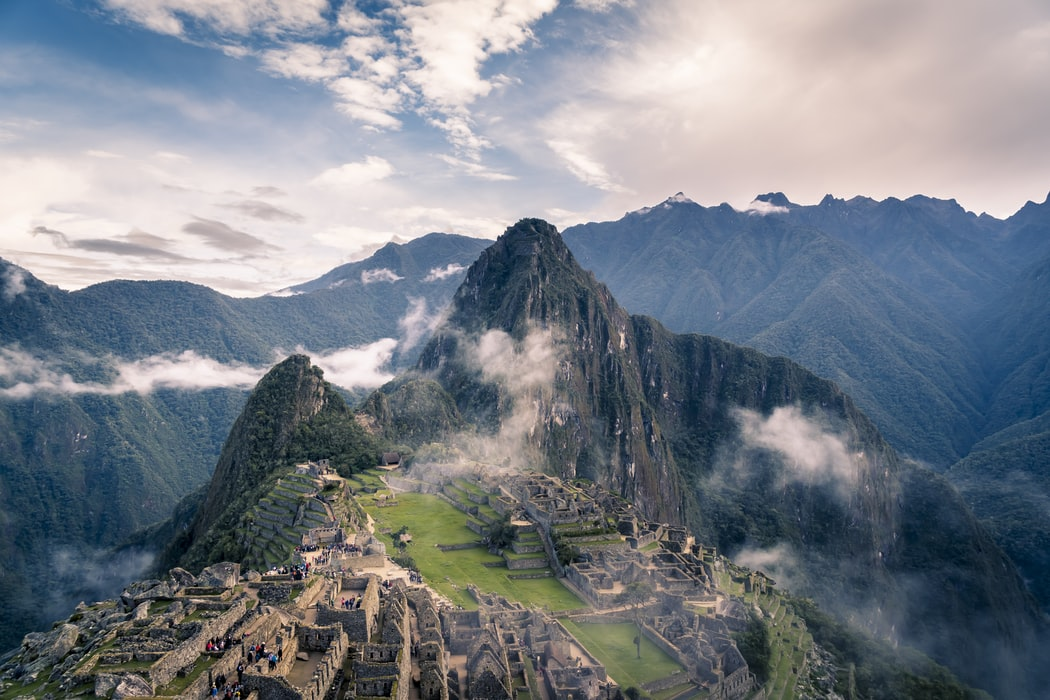
#> input picture python/CICLO 2022-0/CICLO VERANO/Listas/Matrices/macchupicchu.jpg, 1050 x 700 px
$ python ejm12_teo_s10.py
#> lines starting #> are read from the running program, lines starting #| are printed output that depends on the picture
import numpy as np
import  matplotlib.pyplot as plt
from PIL import Image
image = Image.open("macchupicchu.jpg")
#> image is the input picture: PIL image 1050x700 RGB; mean R, G, B 121.7, 127.9, 136.4
matrix=np.array(image)
plt.imshow(matrix[:400])
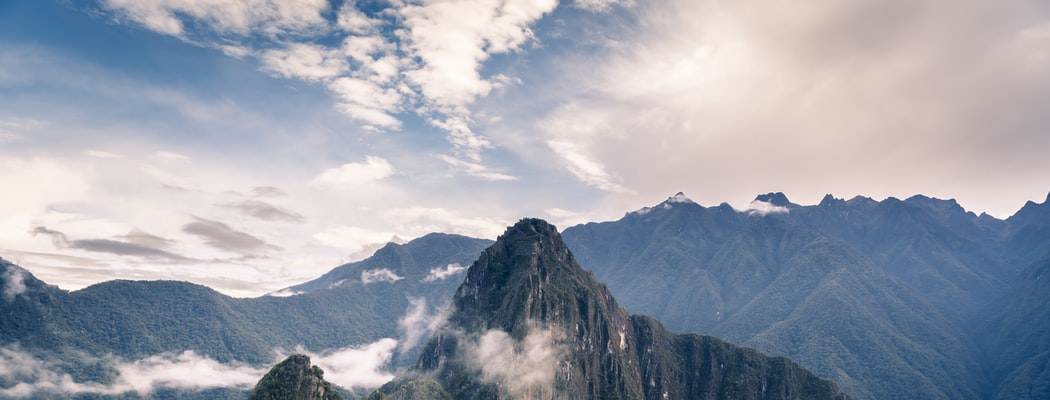
#> shown: shape (400, 1050, 3); mean R, G, B 155.2, 160.2, 172.6
